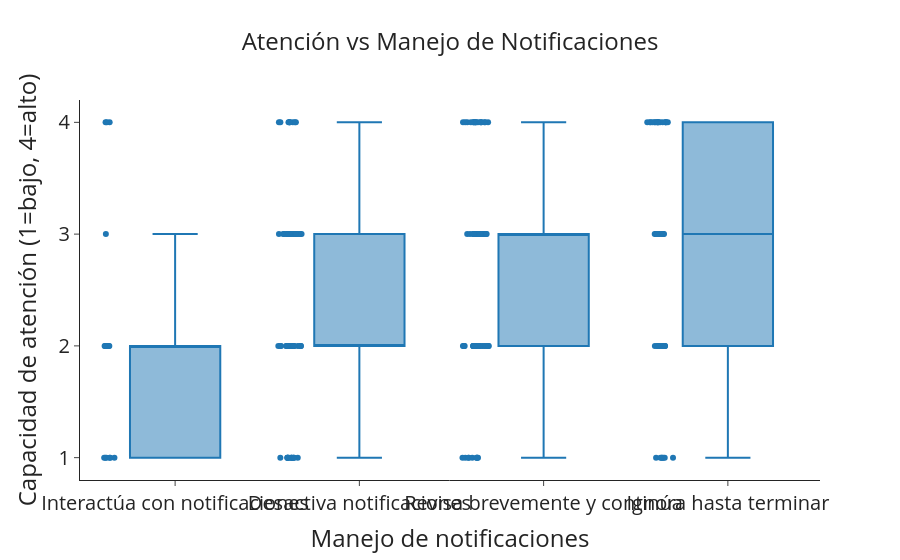

Notebook cell for this chart:
### Code cell
notif_order = (
    df.groupby("Notification Handling")["Attention_Score"]
    .mean()
    .sort_values()
    .index
    .tolist()
)

fig = px.box(
    df,
    x="Notification Handling",
    y="Attention_Score",
    category_orders={"Notification Handling": notif_order},
    points="all",
    title="Atención vs Manejo de notificaciones",
    color_discrete_sequence=["#1f77b4"]
)

fig.update_layout(
    template="simple_white",
    title=dict(
        text="Atención vs Manejo de Notificaciones",
        x=0.5,
        font=dict(size=24)
    ),
    xaxis=dict(
        title="Manejo de notificaciones",
        title_font=dict(size=24),
        tickfont=dict(size=20)
    ),
    yaxis=dict(
        title="Capacidad de atención (1=bajo, 4=alto)",
        title_font=dict(size=24),
        tickfont=dict(size=20),
        range=[0.8, 4.2],
        dtick=1
    )
)

fig.update_xaxes(
    ticktext=[
        "Interactúa con notificaciones",
        "Revisa brevemente y continúa",
        "Desactiva notificaciones",
        "Ignora hasta terminar"
    ],
    tickvals=[
        "Spend time interacting with the notifications",
        "Check them briefly and resume my work",
        "Turn off notifications altogether",
        "Ignore them until my task is completed"
    ],
    tickangle=0
)

fig.update_traces(marker=dict(size=6))

fig.show()
fig.write_image("boxplot_notificaciones_atencion.png")

### Figure 1 — Plotly figure (JSON) as saved in the notebook; plotly's stock layout.template omitted (floating-point values rounded to 4 significant figures; data arrays with more than 128 entries replaced by an {"elided": "..."} marker saying what was removed)
{"data": [{"alignmentgroup": "True", "boxpoints": "all", "hovertemplate": "Notification Handling=%{x}<br>Attention_Score=%{y}<extra></extra>", "legendgroup": "", "marker": {"color": "#1f77b4", "size": 6}, "name": "", "notched": false, "offsetgroup": "", "orientation": "v", "showlegend": false, "type": "box", "x": {"elided": "196 str values"}, "x0": " ", "xaxis": "x", "y": {"elided": "196 int values"}, "y0": " ", "yaxis": "y"}], "layout": {"boxmode": "group", "legend": {"tracegroupgap": 0}, "title": {"font": {"size": 24}, "text": "Atención vs Manejo de Notificaciones", "x": 0.5}, "xaxis": {"anchor": "y", "categoryarray": ["Spend time interacting with the notifications", "Turn off notifications altogether", "Check them briefly and resume my work", "Ignore them until my task is completed"], "categoryorder": "array", "domain": [0, 1], "tickangle": 0, "tickfont": {"size": 20}, "ticktext": ["Interactúa con notificaciones", "Revisa brevemente y continúa", "Desactiva notificaciones", "Ignora hasta terminar"], "tickvals": ["Spend time interacting with the notifications", "Check them briefly and resume my work", "Turn off notifications altogether", "Ignore them until my task is completed"], "title": {"font": {"size": 24}, "text": "Manejo de notificaciones"}}, "yaxis": {"anchor": "x", "domain": [0, 1], "dtick": 1, "range": [0.8, 4.2], "tickfont": {"size": 20}, "title": {"font": {"size": 24}, "text": "Capacidad de atención (1=bajo, 4=alto)"}}}}
